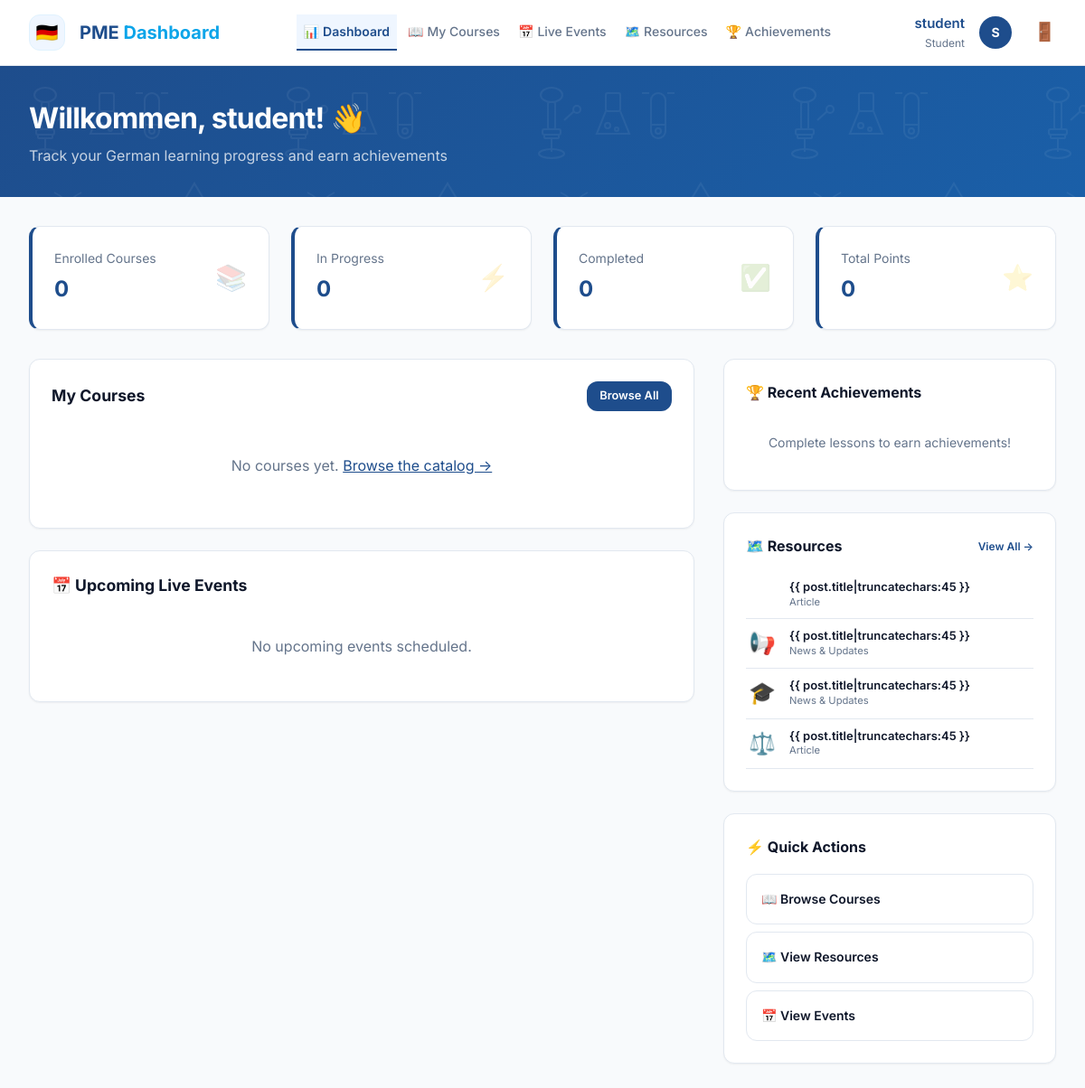
/dashboard/ (signed in), run on the app's committed database.
### users/models.py (models this page shows, shortened)
class CustomUser(AbstractUser):
    class Role(models.TextChoices):
        SUPERUSER     = 'SUPERUSER',     'Platform Superuser'
        SCHOOL_ADMIN  = 'SCHOOL_ADMIN',  'School Admin'
        STUDENT       = 'STUDENT',       'Student'
    role = models.CharField(
        max_length=20,
        choices=Role.choices,
        default=Role.STUDENT
    )
    school = models.ForeignKey(
        School,
        on_delete=models.SET_NULL,
        null=True,
        blank=True,
        related_name='users',
        help_text="The school this user belongs to."
    )

### core/models.py (models this page shows, shortened)
class School(models.Model):
    code = models.CharField(max_length=20, unique=True, help_text="Unique school code (e.g., GLS, BSPR)")
    name = models.CharField(max_length=100)
    logo = models.ImageField(upload_to='school_logos/', null=True, blank=True)
    primary_color = models.CharField(max_length=7, default="#CC0000", help_text="Hex color for branding")
    is_active = models.BooleanField(default=True)
    class Meta:
        verbose_name = "School"
        verbose_name_plural = "Schools"

### resources/models.py (models this page shows, shortened)
class Post(models.Model):
    class Category(models.TextChoices):
        DIY_GUIDE = 'DIY', 'DIY Guide'
        ARTICLE   = 'ART', 'Article'
        NEWS      = 'NEWS', 'News & Updates'
    title       = models.CharField(max_length=255)
    slug        = models.SlugField(max_length=255, unique=True, blank=True)
    category    = models.CharField(max_length=5, choices=Category.choices, default=Category.ARTICLE)
    excerpt     = models.TextField(help_text="Short summary shown on the list page")
    content     = models.TextField(help_text="Full post body (HTML or plain text)")
    cover_emoji = models.CharField(max_length=10, default="📄", help_text="Emoji used as cover art")
    author      = models.CharField(max_length=100, default="PME Consulting EU")
    is_published = models.BooleanField(default=False)
    published_at = models.DateTimeField(null=True, blank=True)
    created_at  = models.DateTimeField(auto_now_add=True)
    updated_at  = models.DateTimeField(auto_now=True)
    class Meta:
        ordering = ['-published_at', '-created_at']

### core/views.py (the view, shortened to what this page needs)
# urls.py: path('dashboard/', dashboard_views.dashboard, name='dashboard'),
@login_required
def dashboard(request):
    context = {'page_title': 'Dashboard', 'brand_context': 'Dashboard'}
    if request.user.role == 'SUPERUSER':
        context['total_students'] = CustomUser.objects.filter(role='STUDENT').count()
        context['total_admins'] = CustomUser.objects.filter(role='SCHOOL_ADMIN').count()
        context['total_schools'] = School.objects.count()
        context['total_enrollments'] = CourseEnrollment.objects.count()
        school_stats = []
        for school in School.objects.all():
            school_stats.append({
                'name': school.name,
                'student_count': CustomUser.objects.filter(school=school, role='STUDENT').count(),
                'enrollment_count': CourseEnrollment.objects.filter(course__school=school).count(),
            })
        context['school_stats'] = school_stats
        context['brand_context'] = 'Super Management'
        return render(request, 'dashboards/superuser.html', context)
    else:
        enrollments = CourseEnrollment.objects.filter(user=request.user)
        context['assigned_count'] = enrollments.count()
        context['completed_count'] = enrollments.filter(status='COMPLETED').count()
        context['in_progress_count'] = enrollments.filter(status='IN_PROGRESS').count()
        progression = getattr(request.user, 'progression', None)
        if not progression:
            progression, _ = UserProgression.objects.get_or_create(user=request.user)
        achievement_points = Achievement.objects.filter(user=request.user).aggregate(Sum('points'))['points__sum'] or 0
        context['total_points'] = progression.points + achievement_points
        context['courses'] = Course.objects.for_user(request.user)[:3]
        context['trainings'] = TrainingEvent.objects.for_user(request.user).order_by('date')[:3]
        context['achievements'] = Achievement.objects.filter(user=request.user).order_by('-earned_at')[:5]
        context['enrollments'] = enrollments[:5]
        context['recent_resources'] = Post.objects.filter(is_published=True).order_by('-published_at')[:4]
        return render(request, 'dashboards/student.html', context)

### core/models.py (called while the page is built)
    def for_user(self, user):
        if user.is_authenticated and (user.is_superuser or user.role == 'SUPERUSER'):
            return self.all()
        if user.is_authenticated and user.school:
            return self.filter(school=user.school)
        return self.none()

### templates/dashboards/student.html (shortened to what this page needs)
{% extends 'base.html' %}
{% block page_title %}Willkommen, {{ user.first_name|default:user.username }}! 👋{% endblock %}
{% block page_subtitle %}Track your German learning progress and earn achievements{% endblock %}
{% block brand_context %}Dashboard{% endblock %}
{% block content %}
<div class="stats-grid">
    <div class="card stat-card">
        <div class="stat-info">
            <span class="label">Enrolled Courses</span>
            <span class="value">{{ assigned_count }}</span>
        </div>
        <span class="stat-icon-lg">📚</span>
    </div>
    <div class="card stat-card">
        <div class="stat-info">
            <span class="label">In Progress</span>
            <span class="value">{{ in_progress_count }}</span>
        </div>
        <span class="stat-icon-lg">⚡</span>
    </div>
    <div class="card stat-card">
        <div class="stat-info">
            <span class="label">Completed</span>
            <span class="value">{{ completed_count }}</span>
        </div>
        <span class="stat-icon-lg">✅</span>
    </div>
    <div class="card stat-card">
        <div class="stat-info">
            <span class="label">Total Points</span>
            <span class="value">{{ total_points }}</span>
        </div>
        <span class="stat-icon-lg">⭐</span>
    </div>
</div>
<div class="dashboard-grid">
    <div>
        <div class="card" style="margin-bottom: 1.5rem;">
            <div style="display:flex; justify-content:space-between; align-items:center; margin-bottom:1rem;">
                <h3 style="font-size:1.1rem; font-weight:700;">My Courses</h3>
                <a href="{% url 'course_list' %}" class="btn btn-primary"
                    style="font-size:0.8rem; padding:0.4rem 0.9rem;">Browse All</a>
            </div>
            {% if courses %}
            {% for course in courses %}
            <div
                style="display:flex; align-items:center; justify-content:space-between; padding:0.75rem 0; border-bottom:1px solid var(--border);">
                <div>
                    <div style="font-weight:600; font-size:0.9375rem;">{{ course.title }}</div>
                    <div style="font-size:0.8rem; color:var(--text-muted);">{{ course.get_level_display }}</div>
                </div>
                <a href="{% url 'course_detail' course.pk %}" class="btn"
                    style="font-size:0.8rem; padding:0.35rem 0.75rem;">Open</a>
            </div>
            {% endfor %}
            {% else %}
            <p style="color:var(--text-muted); text-align:center; padding:2rem 0;">No courses yet. <a
                    href="{% url 'course_list' %}" style="color:var(--primary);">Browse the catalog →</a></p>
            {% endif %}
        </div>
        <div class="card">
            <h3 style="font-size:1.1rem; font-weight:700; margin-bottom:1rem;">📅 Upcoming Live Events</h3>
            {% if trainings %}
            {% for event in trainings %}
            <div style="padding:0.75rem 0; border-bottom:1px solid var(--border);">
                <div style="font-weight:600;">{{ event.title }}</div>
                <div style="font-size:0.8rem; color:var(--text-muted);">{{ event.date|date:"D, d M Y — H:i" }} · {{
                    event.location }}</div>
            </div>
            {% endfor %}
            {% else %}
            <p style="color:var(--text-muted); text-align:center; padding:1.5rem 0;">No upcoming events scheduled.</p>
            {% endif %}
        </div>
    </div>
    <div>
        <div class="card" style="margin-bottom:1.5rem;">
            <h3 style="font-size:1rem; font-weight:700; margin-bottom:1rem;">🏆 Recent Achievements</h3>
            {% if achievements %}
            {% for ach in achievements %}
            <div
                style="display:flex; gap:0.75rem; align-items:center; padding:0.5rem 0; border-bottom:1px solid var(--border);">
                <span style="font-size:1.5rem;">{{ ach.icon }}</span>
                <div>
                    <div style="font-weight:600; font-size:0.875rem;">{{ ach.title }}</div>
                    <div style="font-size:0.75rem; color:var(--text-muted);">+{{ ach.points }} pts</div>
                </div>
            </div>
            {% endfor %}
            {% else %}
            <p style="color:var(--text-muted); font-size:0.875rem; text-align:center; padding:1rem 0;">Complete lessons
                to earn achievements!</p>
            {% endif %}
        </div>
        <div class="card" style="margin-bottom:1.5rem;">
            <div style="display:flex; justify-content:space-between; align-items:center; margin-bottom:1rem;">
                <h3 style="font-size:1rem; font-weight:700;">🗺️ Resources</h3>
                <a href="{% url 'resource_list' %}"
                    style="font-size:0.75rem; color:var(--primary); text-decoration:none; font-weight:600;">View All
                    →</a>
            </div>
            {% if recent_resources %}
            {% for post in recent_resources %}
            <a href="{% url 'resource_detail' post.slug %}"
                style="display:flex; gap:0.75rem; align-items:center; padding:0.5rem 0; border-bottom:1px solid var(--border); text-decoration:none; color:inherit;">
                <span style="font-size:1.5rem; width:36px; text-align:center;">{{ post.cover_emoji }}</span>
                <div>
                    <div style="font-weight:600; font-size:0.8125rem; line-height:1.3;">{{ post.title|truncatechars:45
                        }}</div>
                    <div style="font-size:0.7rem; color:var(--text-muted);">{{ post.get_category_display }}</div>
                </div>
            </a>
            {% endfor %}
            {% else %}
            <p style="color:var(--text-muted); font-size:0.8rem; text-align:center; padding:0.75rem 0;">
                Guides coming soon! <a href="{% url 'resource_list' %}" style="color:var(--primary);">Browse →</a>
            </p>
            {% endif %}
        </div>
        <div class="card">
            <h3 style="font-size:1rem; font-weight:700; margin-bottom:1rem;">⚡ Quick Actions</h3>
            <div class="quick-actions-list">
                <a href="{% url 'course_list' %}" class="btn action-btn">📖 Browse Courses</a>
                <a href="{% url 'resource_list' %}" class="btn action-btn">🗺️ View Resources</a>
                <a href="{% url 'public_index' %}" class="btn action-btn">📅 View Events</a>
            </div>
        </div>
    </div>
</div>
{% endblock %}

### templates/base.html (shortened to what this page needs)
{% load static %}
<!DOCTYPE html>
<html lang="de">
<head>
    <link rel="stylesheet" href="{% static 'css/styles.css' %}">
</head>
<body hx-headers='{"X-CSRFToken": "{{ csrf_token }}"}'>
    <div class="app-layout">
        <nav class="top-nav">
            <div class="nav-container">
                <div class="brand-section">
                    <div class="logo-circle">
                        <span>🇩🇪</span>
                    </div>
                    <span class="brand-name">
                        <span style="color: #1E4D8C;">{{ user.school.code|default:"DEUTSCH" }}</span>
                        <span style="color: var(--accent);">{% block brand_context %}Learning{% endblock %}</span>
                    </span>
                </div>
                <ul class="nav-menu">
                    <li class="nav-item {% if '/dashboard/' in request.path %}active{% endif %}">
                        <a href="{% url 'dashboard' %}">
                            <span class="nav-icon">📊</span>
                            Dashboard
                        </a>
                    </li>
                    {% if user.role == 'STUDENT' %}
                    <li class="nav-item {% if '/learning/' in request.path %}active{% endif %}">
                        <a href="{% url 'course_list' %}">
                            <span class="nav-icon">📖</span>
                            My Courses
                        </a>
                    </li>
                    <li class="nav-item">
                        <a href="{% url 'public_index' %}">
                            <span class="nav-icon">📅</span>
                            Live Events
                        </a>
                    </li>
                    <li class="nav-item {% if '/resources/' in request.path %}active{% endif %}">
                        <a href="{% url 'resource_list' %}">
                            <span class="nav-icon">🗺️</span>
                            Resources
                        </a>
                    </li>
                    <li class="nav-item">
                        <a href="{% url 'dashboard' %}">
                            <span class="nav-icon">🏆</span>
                            Achievements
                        </a>
                    </li>
                    {% endif %}
                </ul>
                <div class="user-actions">
                    <div class="user-profile">
                        <div class="profile-text">
                            <span class="user-name">{{ user.username }}</span>
                            <span class="user-role">{{ user.get_role_display }}</span>
                        </div>
                        <div class="avatar">{{ user.username|first|upper }}</div>
                    </div>
                    <form method="post" action="{% url 'logout' %}" style="display: inline;">
                        <button type="submit" class="logout-icon"
                            style="background: none; border: none; cursor: pointer; padding: 0; font-size: 1.25rem;">🚪</button>
                    </form>
                </div>
            </div>
        </nav>
        <main class="main-content">
            <header class="page-header">
                <div class="container">
                    <h1 class="page-title">{% block page_title %}Dashboard{% endblock %}</h1>
                    <p class="page-subtitle">{% block page_subtitle %}{% endblock %}</p>
                </div>
            </header>
            <section class="content-body" id="main-display">
                <div class="container">
                    {% block content %}{% endblock %}
                </div>
            </section>
        </main>
    </div>
</body>
</html>

### data on the page
CustomUser: school.code "PME", username "student", role "Student", username|first "S", first_name "student"
Post: category "Article"
Post: cover_emoji "📢", category "News & Updates"
Post: cover_emoji "🎓", category "News & Updates"
Post: cover_emoji "⚖️", category "Article"

### other printed values
{{ assigned_count }} "0"
{{ in_progress_count }} "0"
{{ completed_count }} "0"
{{ total_points }} "0"
